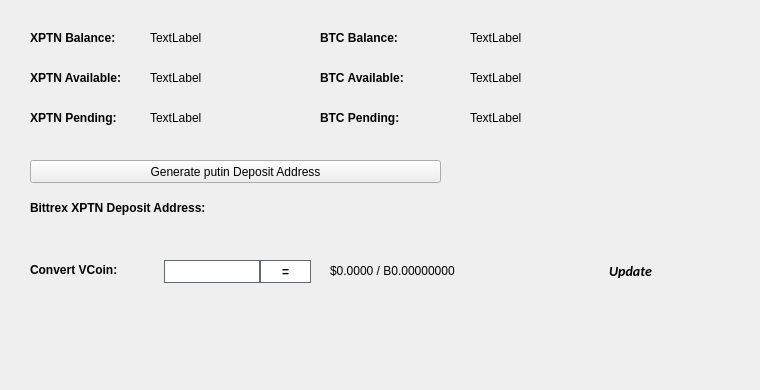
   <widget class="QWidget" name="BalanceTab">
    <attribute name="title">
     <string>Balance</string>
    </attribute>
    <widget class="QLabel" name="BitcoinBalanceLabel">
     <property name="geometry">
      <rect>
       <x>470</x>
       <y>30</y>
       <width>150</width>
       <height>16</height>
      </rect>
     </property>
     <property name="text">
      <string>TextLabel</string>
     </property>
    </widget>
    <widget class="QLabel" name="XPTNBalanceLabel">
     <property name="geometry">
      <rect>
       <x>150</x>
       <y>30</y>
       <width>150</width>
       <height>16</height>
      </rect>
     </property>
     <property name="text">
      <string>TextLabel</string>
     </property>
    </widget>
    <widget class="QLabel" name="label_11">
     <property name="geometry">
      <rect>
       <x>30</x>
       <y>30</y>
       <width>101</width>
       <height>16</height>
      </rect>
     </property>
     <property name="font">
      <font>
       <weight>75</weight>
       <bold>true</bold>
      </font>
     </property>
     <property name="text">
      <string>XPTN Balance:</string>
     </property>
    </widget>
    <widget class="QLabel" name="label_12">
     <property name="geometry">
      <rect>
       <x>320</x>
       <y>30</y>
       <width>101</width>
       <height>16</height>
      </rect>
     </property>
     <property name="font">
      <font>
       <weight>75</weight>
       <bold>true</bold>
      </font>
     </property>
     <property name="text">
      <string>BTC Balance:</string>
     </property>
    </widget>
    <widget class="QLabel" name="XPTNAvailableLabel_2">
     <property name="geometry">
      <rect>
       <x>150</x>
       <y>70</y>
       <width>150</width>
       <height>16</height>
      </rect>
     </property>
     <property name="text">
      <string>TextLabel</string>
     </property>
    </widget>
    <widget class="QLabel" name="label_13">
     <property name="geometry">
      <rect>
       <x>30</x>
       <y>70</y>
       <width>111</width>
       <height>16</height>
      </rect>
     </property>
     <property name="font">
      <font>
       <weight>75</weight>
       <bold>true</bold>
      </font>
     </property>
     <property name="text">
      <string>XPTN Available:</string>
     </property>
    </widget>
    <widget class="QLabel" name="label_14">
     <property name="geometry">
      <rect>
       <x>30</x>
       <y>110</y>
       <width>101</width>
       <height>16</height>
      </rect>
     </property>
     <property name="font">
      <font>
       <weight>75</weight>
       <bold>true</bold>
      </font>
     </property>
     <property name="text">
      <string>XPTN Pending:</string>
     </property>
    </widget>
    <widget class="QLabel" name="XPTNPendingLabel">
     <property name="geometry">
      <rect>
       <x>150</x>
       <y>110</y>
       <width>150</width>
       <height>16</height>
      </rect>
     </property>
     <property name="text">
      <string>TextLabel</string>
     </property>
    </widget>
    <widget class="QLabel" name="label_15">
     <property name="geometry">
      <rect>
       <x>320</x>
       <y>70</y>
       <width>111</width>
       <height>16</height>
      </rect>
     </property>
     <property name="font">
      <font>
       <weight>75</weight>
       <bold>true</bold>
      </font>
     </property>
     <property name="text">
      <string>BTC Available:</string>
     </property>
    </widget>
    <widget class="QLabel" name="BitcoinAvailableLabel">
     <property name="geometry">
      <rect>
       <x>470</x>
       <y>70</y>
       <width>150</width>
       <height>16</height>
      </rect>
     </property>
     <property name="text">
      <string>TextLabel</string>
     </property>
    </widget>
    <widget class="QLabel" name="label_31">
     <property name="geometry">
      <rect>
       <x>320</x>
       <y>110</y>
       <width>111</width>
       <height>16</height>
      </rect>
     </property>
     <property name="font">
      <font>
       <weight>75</weight>
       <bold>true</bold>
      </font>
     </property>
     <property name="text">
      <string>BTC Pending:</string>
     </property>
    </widget>
    <widget class="QLabel" name="BitcoinPendingLabel">
     <property name="geometry">
      <rect>
       <x>470</x>
       <y>110</y>
       <width>150</width>
       <height>16</height>
      </rect>
     </property>
     <property name="text">
      <string>TextLabel</string>
     </property>
    </widget>
    <widget class="QLabel" name="label_33">
     <property name="geometry">
      <rect>
       <x>30</x>
       <y>200</y>
       <width>221</width>
       <height>16</height>
      </rect>
     </property>
     <property name="font">
      <font>
       <weight>75</weight>
       <bold>true</bold>
      </font>
     </property>
     <property name="text">
      <string>Bittrex XPTN Deposit Address:</string>
     </property>
    </widget>
    <widget class="QPushButton" name="GenDepositBTN">
     <property name="geometry">
      <rect>
       <x>30</x>
       <y>160</y>
       <width>411</width>
       <height>23</height>
      </rect>
     </property>
     <property name="text">
      <string>Generate putin Deposit Address</string>
     </property>
     <property name="icon">
      <iconset resource="../putin.qrc">
       <normaloff>:/icons/bitcoin</normaloff>:/icons/bitcoin</iconset>
     </property>
    </widget>
    <widget class="QLabel" name="DepositAddressLabel">
     <property name="geometry">
      <rect>
       <x>200</x>
       <y>200</y>
       <width>261</width>
       <height>16</height>
      </rect>
     </property>
     <property name="palette">
      <palette>
       <active>
        <colorrole role="WindowText">
         <brush brushstyle="SolidPattern">
          <color alpha="255">
           <red>0</red>
           <green>0</green>
           <blue>0</blue>
          </color>
         </brush>
        </colorrole>
        <colorrole role="Text">
         <brush brushstyle="SolidPattern">
          <color alpha="255">
           <red>0</red>
           <green>0</green>
           <blue>255</blue>
          </color>
         </brush>
        </colorrole>
       </active>
       <inactive>
        <colorrole role="WindowText">
         <brush brushstyle="SolidPattern">
          <color alpha="255">
           <red>0</red>
           <green>0</green>
           <blue>0</blue>
          </color>
         </brush>
        </colorrole>
        <colorrole role="Text">
         <brush brushstyle="SolidPattern">
          <color alpha="255">
           <red>0</red>
           <green>0</green>
           <blue>255</blue>
          </color>
         </brush>
        </colorrole>
       </inactive>
       <disabled>
        <colorrole role="WindowText">
         <brush brushstyle="SolidPattern">
          <color alpha="255">
           <red>120</red>
           <green>120</green>
           <blue>120</blue>
          </color>
         </brush>
        </colorrole>
        <colorrole role="Text">
         <brush brushstyle="SolidPattern">
          <color alpha="255">
           <red>120</red>
           <green>120</green>
           <blue>120</blue>
          </color>
         </brush>
        </colorrole>
       </disabled>
      </palette>
     </property>
     <property name="font">
      <font>
       <weight>75</weight>
       <bold>true</bold>
      </font>
     </property>
     <property name="text">
      <string/>
     </property>
     <property name="alignment">
      <set>Qt::AlignRight|Qt::AlignTrailing|Qt::AlignVCenter</set>
     </property>
     <property name="textInteractionFlags">
      <set>Qt::LinksAccessibleByMouse|Qt::TextSelectableByKeyboard|Qt::TextSelectableByMouse</set>
     </property>
    </widget>
    <widget class="QLabel" name="label_8">
     <property name="geometry">
      <rect>
       <x>460</x>
       <y>300</y>
       <width>281</width>
       <height>81</height>
      </rect>
     </property>
     <property name="text">
      <string/>
     </property>
     <property name="pixmap">
      <pixmap>:/images/bittrex</pixmap>
     </property>
    </widget>
    <widget class="QWidget" name="widgetConversion" native="true">
     <property name="geometry">
      <rect>
       <x>0</x>
       <y>250</y>
       <width>751</width>
       <height>43</height>
      </rect>
     </property>
     <property name="minimumSize">
      <size>
       <width>0</width>
       <height>43</height>
      </size>
     </property>
     <property name="styleSheet">
      <string notr="true"/>
     </property>
     <widget class="QPushButton" name="btnUpdateMarketData">
      <property name="geometry">
       <rect>
        <x>575</x>
        <y>0</y>
        <width>111</width>
        <height>41</height>
       </rect>
      </property>
      <property name="sizePolicy">
       <sizepolicy hsizetype="Expanding" vsizetype="Expanding">
        <horstretch>0</horstretch>
        <verstretch>0</verstretch>
       </sizepolicy>
      </property>
      <property name="font">
       <font>
        <family>calibri</family>
        <pointsize>-1</pointsize>
        <weight>75</weight>
        <italic>true</italic>
        <bold>true</bold>
       </font>
      </property>
      <property name="styleSheet">
       <string notr="true">margin:0px;text-align:center;padding:2px;border-radius:3px;font-style:italic;width:100px;font-size:14px;font-family:calibri;font-weight:600;</string>
      </property>
      <property name="text">
       <string>Update</string>
      </property>
      <property name="iconSize">
       <size>
        <width>150</width>
        <height>35</height>
       </size>
      </property>
      <property name="autoDefault">
       <bool>true</bool>
      </property>
      <property name="default">
       <bool>true</bool>
      </property>
     </widget>
     <widget class="QLabel" name="lblConvertVCoin">
      <property name="geometry">
       <rect>
        <x>30</x>
        <y>10</y>
        <width>131</width>
        <height>20</height>
       </rect>
      </property>
      <property name="styleSheet">
       <string notr="true"/>
      </property>
      <property name="text">
       <string>&lt;html&gt;&lt;head/&gt;&lt;body&gt;&lt;p&gt;&lt;span style=&quot; font-weight:600;&quot;&gt;Convert VCoin:&lt;/span&gt;&lt;/p&gt;&lt;/body&gt;&lt;/html&gt;</string>
      </property>
     </widget>
     <widget class="QLineEdit" name="txtConvertVCoinQty">
      <property name="geometry">
       <rect>
        <x>160</x>
        <y>10</y>
        <width>100</width>
        <height>23</height>
       </rect>
      </property>
      <property name="minimumSize">
       <size>
        <width>100</width>
        <height>23</height>
       </size>
      </property>
      <property name="maximumSize">
       <size>
        <width>100</width>
        <height>16777215</height>
       </size>
      </property>
      <property name="styleSheet">
       <string notr="true">border: 1px solid #61696c;margin-left:4px;</string>
      </property>
     </widget>
     <widget class="QPushButton" name="btnConvertputin">
      <property name="geometry">
       <rect>
        <x>260</x>
        <y>10</y>
        <width>51</width>
        <height>23</height>
       </rect>
      </property>
      <property name="minimumSize">
       <size>
        <width>0</width>
        <height>23</height>
       </size>
      </property>
      <property name="styleSheet">
       <string notr="true">border:1px solid #61696c;background:white;font-weight:600;</string>
      </property>
      <property name="text">
       <string>=</string>
      </property>
     </widget>
     <widget class="QLabel" name="lblConvertVCoinResults">
      <property name="geometry">
       <rect>
        <x>330</x>
        <y>0</y>
        <width>201</width>
        <height>41</height>
       </rect>
      </property>
      <property name="styleSheet">
       <string notr="true"/>
      </property>
      <property name="text">
       <string>$0.0000 / B0.00000000</string>
      </property>
     </widget>
     <widget class="QLabel" name="iconOverviewUpdateWait">
      <property name="geometry">
       <rect>
        <x>670</x>
        <y>10</y>
        <width>24</width>
        <height>24</height>
       </rect>
      </property>
      <property name="text">
       <string/>
      </property>
      <property name="pixmap">
       <pixmap resource="../putin.qrc">:/icons/transaction_1</pixmap>
      </property>
      <property name="scaledContents">
       <bool>true</bool>
      </property>
      <property name="alignment">
       <set>Qt::AlignCenter</set>
      </property>
     </widget>
    </widget>
   </widget>
